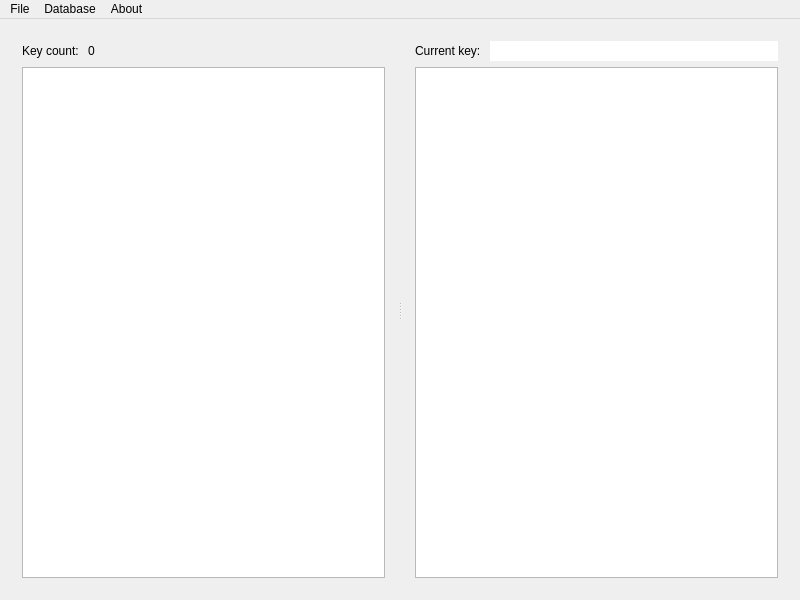
<?xml version="1.0" encoding="UTF-8"?>
<ui version="4.0">
 <class>MainWindow</class>
 <widget class="QMainWindow" name="MainWindow">
  <property name="geometry">
   <rect>
    <x>0</x>
    <y>0</y>
    <width>800</width>
    <height>600</height>
   </rect>
  </property>
  <property name="windowTitle">
   <string notr="true">leveldb-ui</string>
  </property>
  <widget class="QWidget" name="centralWidget">
   <layout class="QHBoxLayout" name="horizontalLayout">
    <item>
     <widget class="QSplitter" name="splitter">
      <property name="orientation">
       <enum>Qt::Horizontal</enum>
      </property>
      <property name="handleWidth">
       <number>8</number>
      </property>
      <widget class="QWidget" name="verticalLayoutWidget">
       <layout class="QVBoxLayout" name="verticalLayout_2">
        <item>
         <layout class="QHBoxLayout" name="horizontalLayout_2">
          <item>
           <widget class="QLabel" name="label">
            <property name="text">
             <string>Key count: </string>
            </property>
           </widget>
          </item>
          <item>
           <widget class="QLabel" name="lbKeyCount">
            <property name="text">
             <string>0</string>
            </property>
           </widget>
          </item>
          <item>
           <spacer name="horizontalSpacer">
            <property name="orientation">
             <enum>Qt::Horizontal</enum>
            </property>
            <property name="sizeHint" stdset="0">
             <size>
              <width>40</width>
              <height>20</height>
             </size>
            </property>
           </spacer>
          </item>
         </layout>
        </item>
        <item>
         <widget class="QListWidget" name="keys">
          <property name="alternatingRowColors">
           <bool>true</bool>
          </property>
          <property name="selectionMode">
           <enum>QAbstractItemView::ExtendedSelection</enum>
          </property>
         </widget>
        </item>
       </layout>
      </widget>
      <widget class="QWidget" name="verticalLayoutWidget_2">
       <layout class="QVBoxLayout" name="verticalLayout_3">
        <item>
         <layout class="QHBoxLayout" name="horizontalLayout_3">
          <item>
           <widget class="QLabel" name="label_2">
            <property name="text">
             <string>Current key: </string>
            </property>
           </widget>
          </item>
          <item>
           <widget class="QLineEdit" name="leKey">
            <property name="sizePolicy">
             <sizepolicy hsizetype="MinimumExpanding" vsizetype="Fixed">
              <horstretch>0</horstretch>
              <verstretch>0</verstretch>
             </sizepolicy>
            </property>
            <property name="text">
             <string notr="true"/>
            </property>
            <property name="frame">
             <bool>false</bool>
            </property>
            <property name="readOnly">
             <bool>true</bool>
            </property>
            <property name="clearButtonEnabled">
             <bool>false</bool>
            </property>
           </widget>
          </item>
         </layout>
        </item>
        <item>
         <widget class="QPlainTextEdit" name="value">
          <property name="sizePolicy">
           <sizepolicy hsizetype="Expanding" vsizetype="Expanding">
            <horstretch>0</horstretch>
            <verstretch>0</verstretch>
           </sizepolicy>
          </property>
          <property name="readOnly">
           <bool>true</bool>
          </property>
          <property name="plainText">
           <string notr="true"/>
          </property>
         </widget>
        </item>
       </layout>
      </widget>
     </widget>
    </item>
   </layout>
  </widget>
  <widget class="QMenuBar" name="menuBar">
   <property name="geometry">
    <rect>
     <x>0</x>
     <y>0</y>
     <width>800</width>
     <height>20</height>
    </rect>
   </property>
   <widget class="QMenu" name="menuOpen_db">
    <property name="title">
     <string>File</string>
    </property>
    <addaction name="actionOpen"/>
    <addaction name="actionExit"/>
   </widget>
   <widget class="QMenu" name="menuAbout">
    <property name="title">
     <string>About</string>
    </property>
    <addaction name="actionAbout_Qt"/>
    <addaction name="actionAbout_leveldb_ui"/>
   </widget>
   <widget class="QMenu" name="menuDatabase">
    <property name="title">
     <string>Database</string>
    </property>
    <addaction name="actionCount_all_keys"/>
    <addaction name="separator"/>
    <addaction name="actionDelete_selected_entry"/>
   </widget>
   <addaction name="menuOpen_db"/>
   <addaction name="menuDatabase"/>
   <addaction name="menuAbout"/>
  </widget>
  <action name="actionOpen">
   <property name="text">
    <string>Open</string>
   </property>
  </action>
  <action name="actionExit">
   <property name="text">
    <string>Exit</string>
   </property>
  </action>
  <action name="actionAbout_Qt">
   <property name="text">
    <string>About Qt</string>
   </property>
  </action>
  <action name="actionAbout_leveldb_ui">
   <property name="text">
    <string>About leveldb-ui</string>
   </property>
  </action>
  <action name="actionCount_all_keys">
   <property name="text">
    <string>Count all keys</string>
   </property>
  </action>
  <action name="actionDelete_selected_entry">
   <property name="text">
    <string>Delete selected entries</string>
   </property>
  </action>
 </widget>
 <layoutdefault spacing="6" margin="11"/>
 <resources/>
 <connections/>
</ui>
